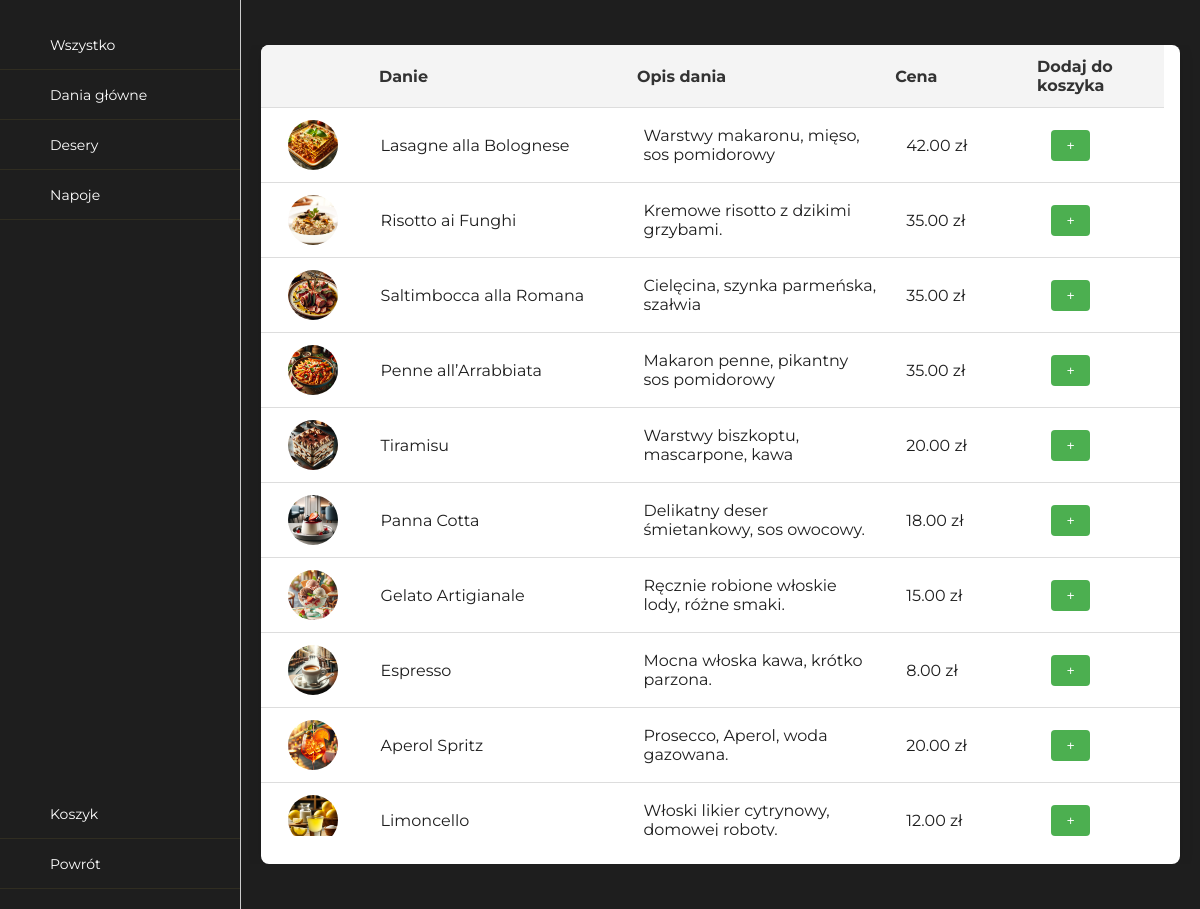
Before: /products/ with the older database file.
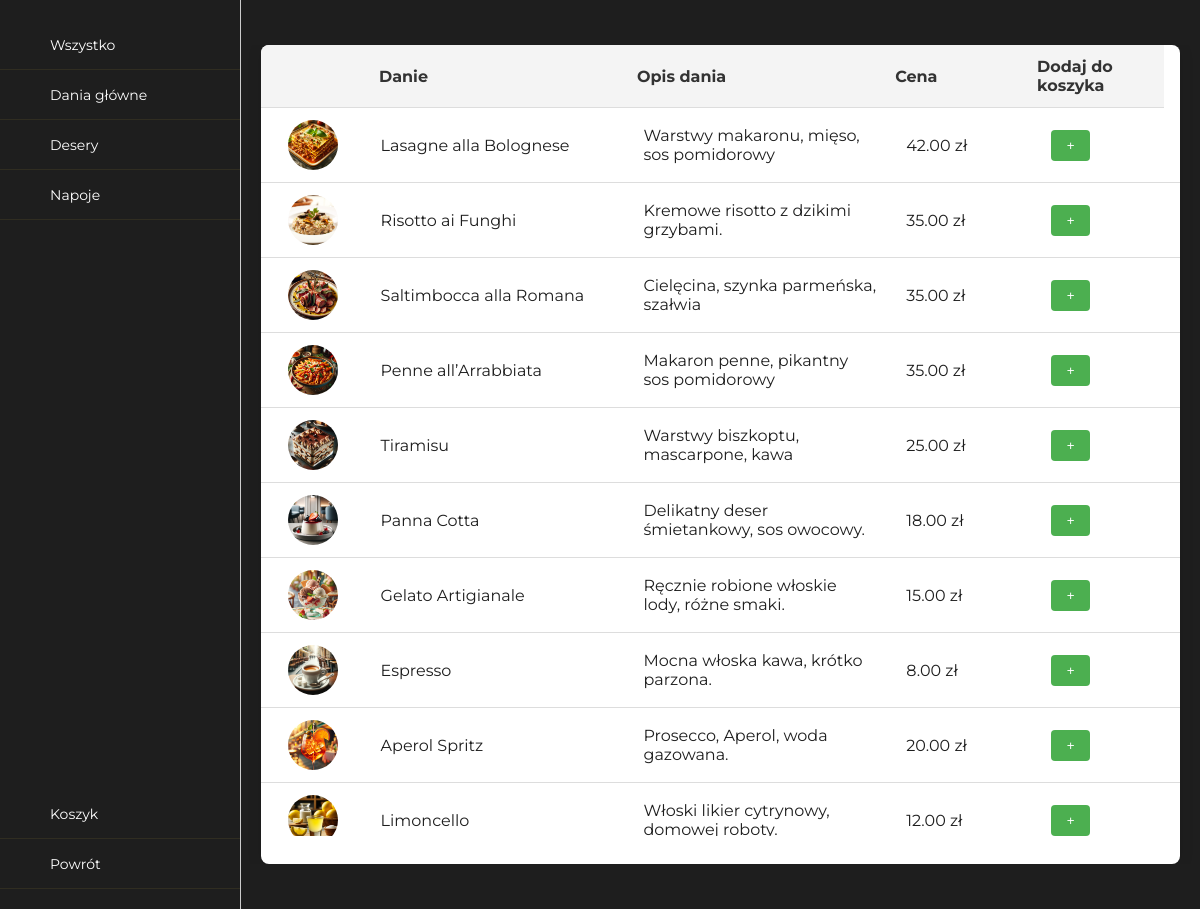
After: the same page with the newer database file.
### base/models.py (models this page shows)
class Product(models.Model):
    name = models.CharField(max_length=100)
    price = models.DecimalField(max_digits=8, decimal_places=2)
    description = models.TextField()
    category = models.ForeignKey(Category, related_name='products', on_delete=models.CASCADE)
    image = models.ImageField(upload_to='product_images/', blank=True, null=True)
    def __str__(self):
        return self.name

### base/views.py (the view)
# urls.py: path('products/', product_list, name='product-list'),
def product_list(request):
    products = Product.objects.all()
    print(products)
    return render(request, 'product_list.html', {'products': products})

### base/templates/product_list.html (shortened to what this page needs)
<!doctype html>
{% load static %}
<html lang="en-US">
<head>
<link href="{% static 'styles/singlePageTemplate.css' %}" rel="stylesheet" type="text/css">
<link href="https://assets.calendly.com/assets/external/widget.css" rel="stylesheet">
</head>
<body>
<div class="container4">
    <div class="food-sort">
        <div class="order-buttons">
            <button onclick="filterTable('Wszystko')" data-active="true">Wszystko</button>
            <button onclick="filterTable('dania glowne')" data-active="false">Dania główne</button>
            <button onclick="filterTable('desery')" data-active="false">Desery</button>
            <button onclick="filterTable('napoje')" data-active="false">Napoje</button>
        </div>
        <div class="basket-button">
            <a href="/cart"><button>Koszyk</button></a>
            <a href="/"><button>Powrót</button></a>
        </div>
    </div>
        <div class="food-choose">
            <table class="food-table">
            <thead class="thead-primary">
                <tr>
                    <th>&nbsp</th>
                    <th>Danie</th>
                    <th>Opis dania</th>
                    <th>Cena</th>
                    <th>Dodaj do koszyka</th>
                </tr>
            </thead>
            <tbody>
                {% for product in products %}
                <tr data-category="{{ product.category.name }}" data-id="s={{ product.id }}" data-name="{{ product.name }}" data-price="{{ product.price }}">
                    <td>
                        {% if product.image %}
                            <img src="{{ product.image.url }}" alt="{{ product.name }}" style="width: 50px; height: 50px;">
                        {% else %}
                            <img src="{% static 'images/default.png' %}" alt="Default Image" style="width: 50px; height: 50px;">
                        {% endif %}
                    </td>
                    <td>{{ product.name }}</td>
                    <td>{{ product.description }}</td>
                    <td>{{ product.price }} zł</td>
                    <td><button onclick="addToCart(this)">+</button></td>
                </tr>
                {% endfor %}
            </tbody>
            </table>
        </div>
</div>
</body>
</html>

Changed rows visible on the page:
changed Product "Tiramisu": price "20.00" → "25.00"
